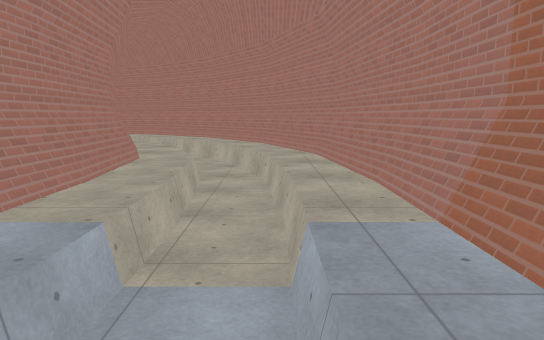
View 1 (above)

14 first-person views from a walk through a 3-D level made in the Godot game engine. The camera is 1.2 m above the floor, tilts 8° down and sees 70° across. The floor is counted in squares, 0.5 m on a side. Each view is taken from the middle of a square. On the plan, view 1 faces up. The plan holds only what a view shows up to about 20 squares ahead; the rest is blank. The place goes on beyond the plan. Door leaves are left out where a doorway can be walked through. Surface patterns are stand-ins for the level's own textures.

View 2
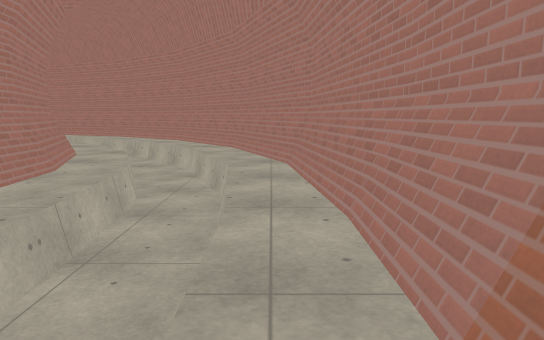

View 3
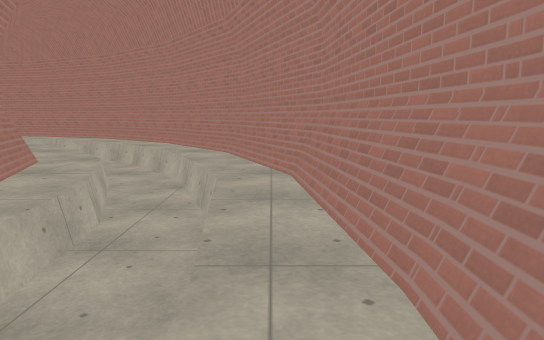

View 4
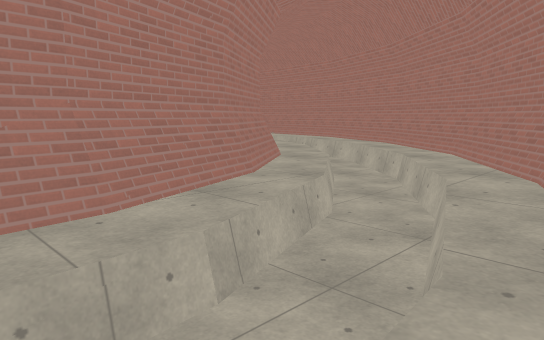

View 5
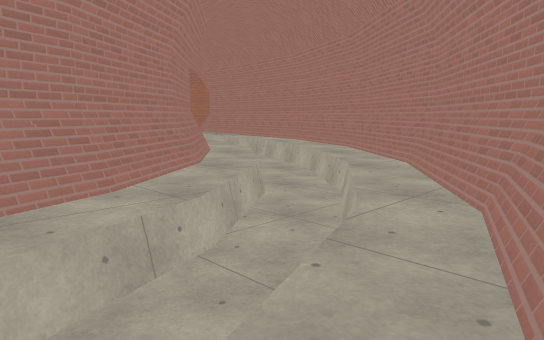

View 6
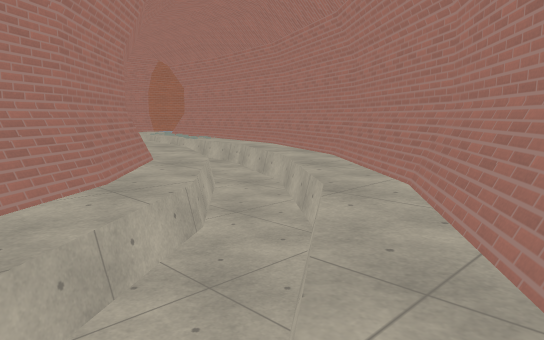

View 7
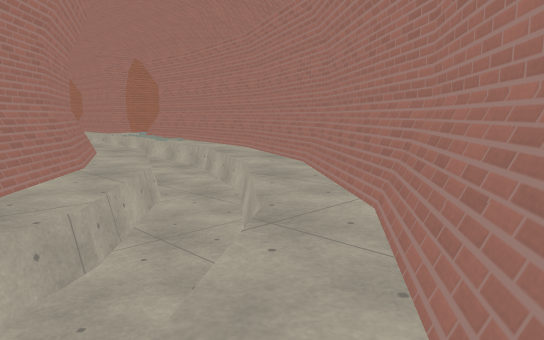

View 8
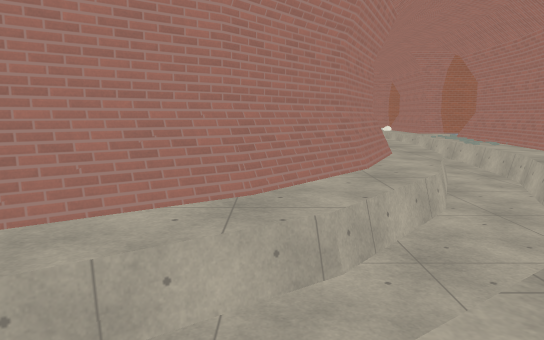

View 9
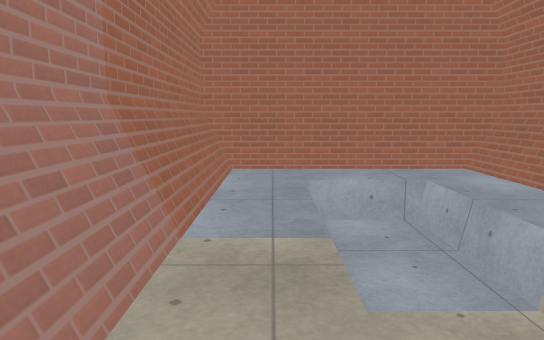

View 10
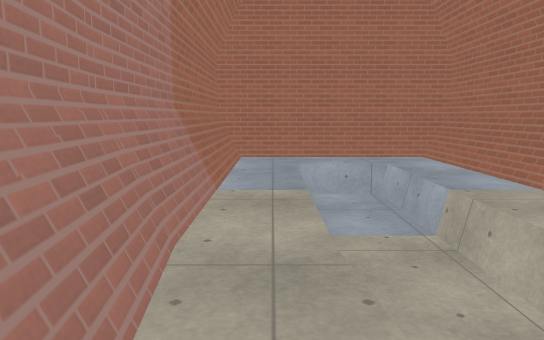

View 11
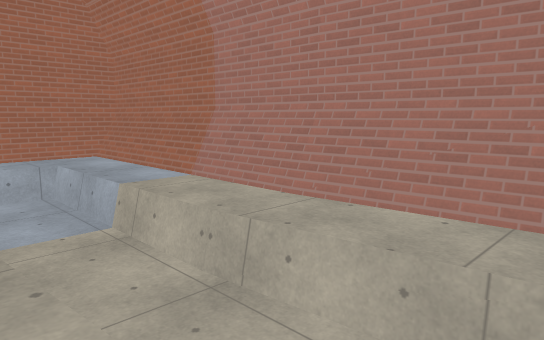

View 12
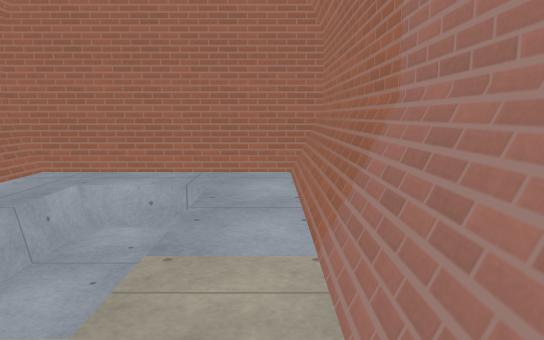

View 13
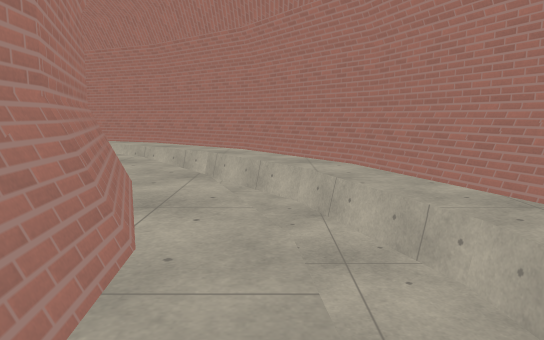

View 14
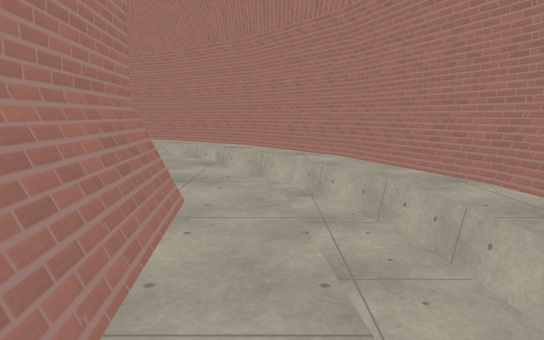

### Floor plan
Key: @ floor where view 1 was taken; # wall or solid block; . floor; = window, fence, low wall or low ledge; v drop or lower ground.
Columns run from 23 left of view 1 to 5 right of it. Each row starts with its distance up from view 1.
 47  vvvvvv....=##
 46  vvvvvvv....=###
 45  vvvvvvvv....#=##
 44 ..vvvvvvvv.....=##
 43 ....vvvvvvvv....=##
 42 ......vvvvvvv....=#
 41 ==.....vvvvvvv...###
 40 ###=....vvvvvvv...=##
 39  ###=....vvvvvvv...=##
 38    ##=....vvvvvv....=#
 37     ##=....vvvvvv...=##
 36      ##=#...vvvvvv...=##
 35       ####...vvvvv....=#
 34         #=....vvvvv...###
 33         ##=...vvvvvv...=#
 32          ##=...vvvvv...=#
 31           #=....vvvvv..###
 30           ##=...vvvvv...=#
 29            ##=..vvvvv...=##
 28             #=...vvvvv...##
 27             ##...vvvvv...=#
 26             ##=...vvvvv..###
 25              #=...vvvvv...=#
 24              ###..vvvvv...=#
 23               #=...vvvv...=#
 22               #=...vvvvv..=#
 21               ##...vvvvv..##
 20               ##...vvvvv...#
 19                #...vvvvv...##
 18                #...vvvvv...##
 17                ##..vvvvv...=#
 16                #=..vvvvv...=#
 15                #=...vvvv...=#
 14                #=...vvvv...=#
 13                #=...vvvv...=#
 12                #=...vvvv...=#
 11                #=...vvvv...=#
 10                #=...vvvv...=#
  9                #=...vvvv...=#
  8                #=...vvvv...=#
  7                #=...vvvv...=#
  6                #=...vvvv...=#
  5                #=...vvvv...=#
  4                #=...vvvv...=#
  3                #=...vvvv...=#
  2                #=...vvvv...=#
  1                #=..........=#
  0                #=......@...=#
 -1                ##############

Where each view was taken, in squares from view 1:
view 1: 0 up, 0 right, facing up
view 2: 5 up, 2 right, facing up
view 3: 9 up, 2 right, facing up
view 4: 18 up, 2 right, facing up-left
view 5: 24 up, 2 right, facing up-left
view 6: 30 up, 1 left, facing up-left
view 7: 34 up, 2 left, facing up-left
view 8: 36 up, 3 left, facing left
view 9: 16 up, 2 right, facing down
view 10: 21 up, 2 right, facing down
view 11: 22 up, 2 right, facing down-left
view 12: 15 up, 6 left, facing down
view 13: 15 up, 5 left, facing up
view 14: 11 up, 5 left, facing up
